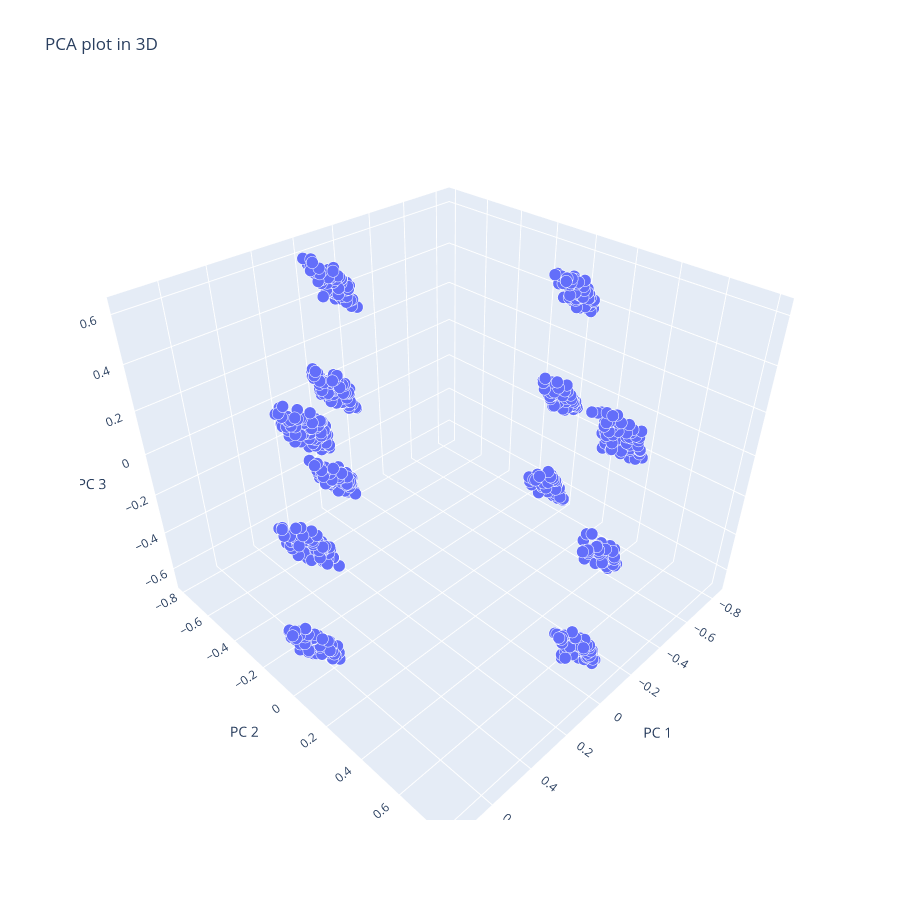

The notebook cell saved with this chart:
### Code cell
PCAplot3D(X)

### Figure 1 — Plotly figure (JSON) as saved in the notebook; plotly's stock layout.template omitted (floating-point values rounded to 4 significant figures; data arrays with more than 128 entries replaced by an {"elided": "..."} marker saying what was removed)
{"data": [{"hovertemplate": "PC 1=%{x}<br>PC 2=%{y}<br>PC 3=%{z}<br>size=%{marker.size}<extra></extra>", "legendgroup": "", "marker": {"color": "#636efa", "opacity": 1, "size": {"elided": "1000 float values"}, "sizemode": "area", "sizeref": 0.00025, "symbol": "circle"}, "mode": "markers", "name": "", "scene": "scene", "showlegend": false, "type": "scatter3d", "x": {"elided": "1000 float values"}, "y": {"elided": "1000 float values"}, "z": {"elided": "1000 float values"}}], "layout": {"height": 900, "legend": {"itemsizing": "constant", "tracegroupgap": 0}, "scene": {"aspectmode": "auto", "aspectratio": {"x": 1.066, "y": 1.073, "z": 0.874}, "domain": {"x": [0, 1], "y": [0, 1]}, "xaxis": {"title": {"text": "PC 1"}, "type": "linear"}, "yaxis": {"title": {"text": "PC 2"}, "type": "linear"}, "zaxis": {"title": {"text": "PC 3"}, "type": "linear"}}, "title": {"text": "PCA plot in 3D"}, "width": 900}}
